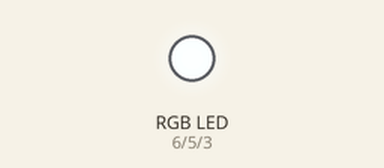
This sketch was run on a simulated Arduino Uno, built with avr-gcc and run on an emulated ATmega328P. Shown: an RGB LED mixed from three pins (HIGH = lit). Dim RGB values are drawn brighter than linear.

Above: at 0.05 s.
At 1.85 s:
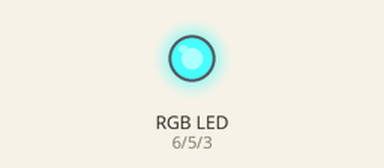
At 3.65 s:
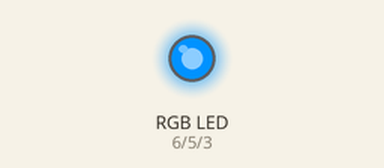
At 7.35 s:
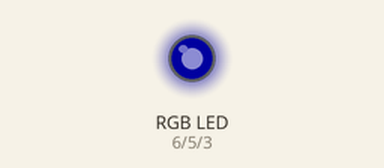
At 11.05 s:
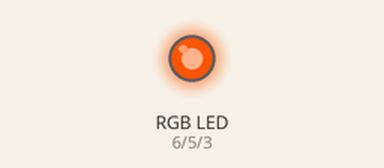
At 14.75 s:
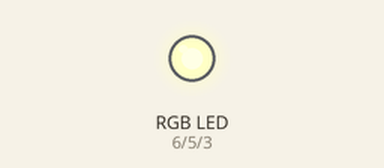
Timing chart, 0 to 19.9 s (numbered marks = the images above):
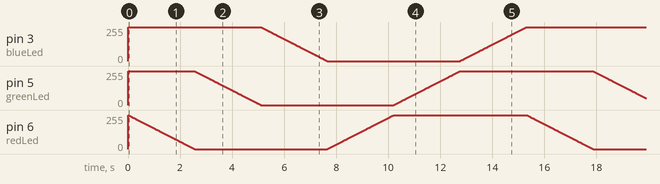

The sketch:

variable3led.ino
```cpp
int blueLed = 3;
int redLed = 6;
int greenLed = 5;
int analogPin = 0;

void setup() {
  // put your setup code here, to run once:
  pinMode(blueLed, OUTPUT);
  pinMode(redLed, OUTPUT);
  pinMode(greenLed, OUTPUT);
}

//variable power
void rgbVariable(int r, int g, int b)
{
  analogWrite(redLed, 255 - r);
  analogWrite(greenLed, 255 - g);
  analogWrite(blueLed, 255 - b);
}

void loop() {
  int i = 0;
  int j = 0;
  int k = 0;
  int val = 0;
  bool turn = true;
  while (1)  {
    rgbVariable(i,j,k);
    delay(10);
    if ((j == 0 && k == 0) || (j == 255 && k == 255))
      i += turn ? 1 : -1;
    if ((i == 255 && k == 0) || (i == 0 && k == 255))
      j += turn ? 1 : -1;
    if ((i == 255 && j == 255) || (i == 0 && j == 0))
      k += turn ? 1 : -1;
    if (i == 255 && j == 255 && k == 255)
      turn = false;
    if (i == 0 && j == 0 && k == 0)
      turn = true;
  }
}
```
